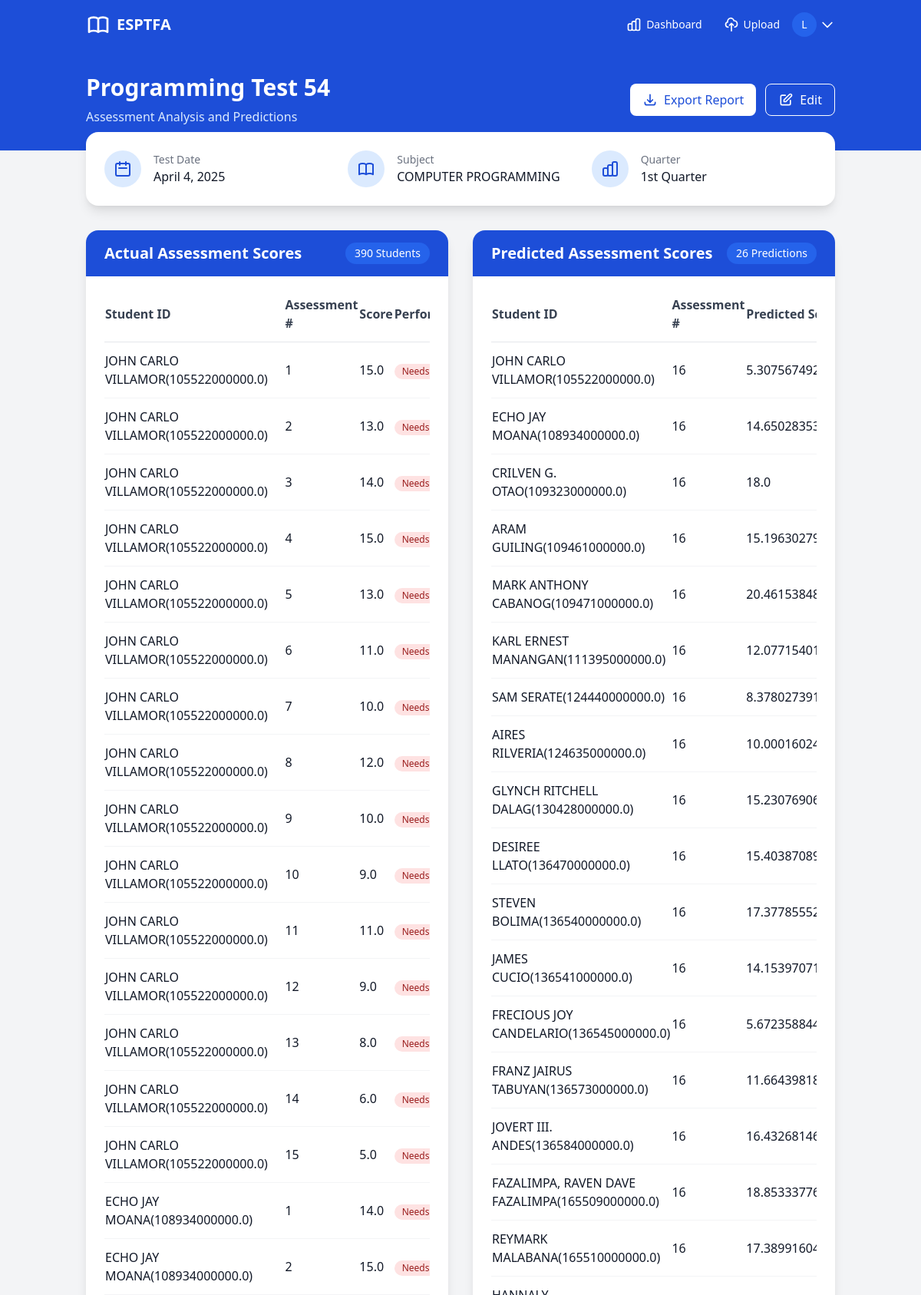
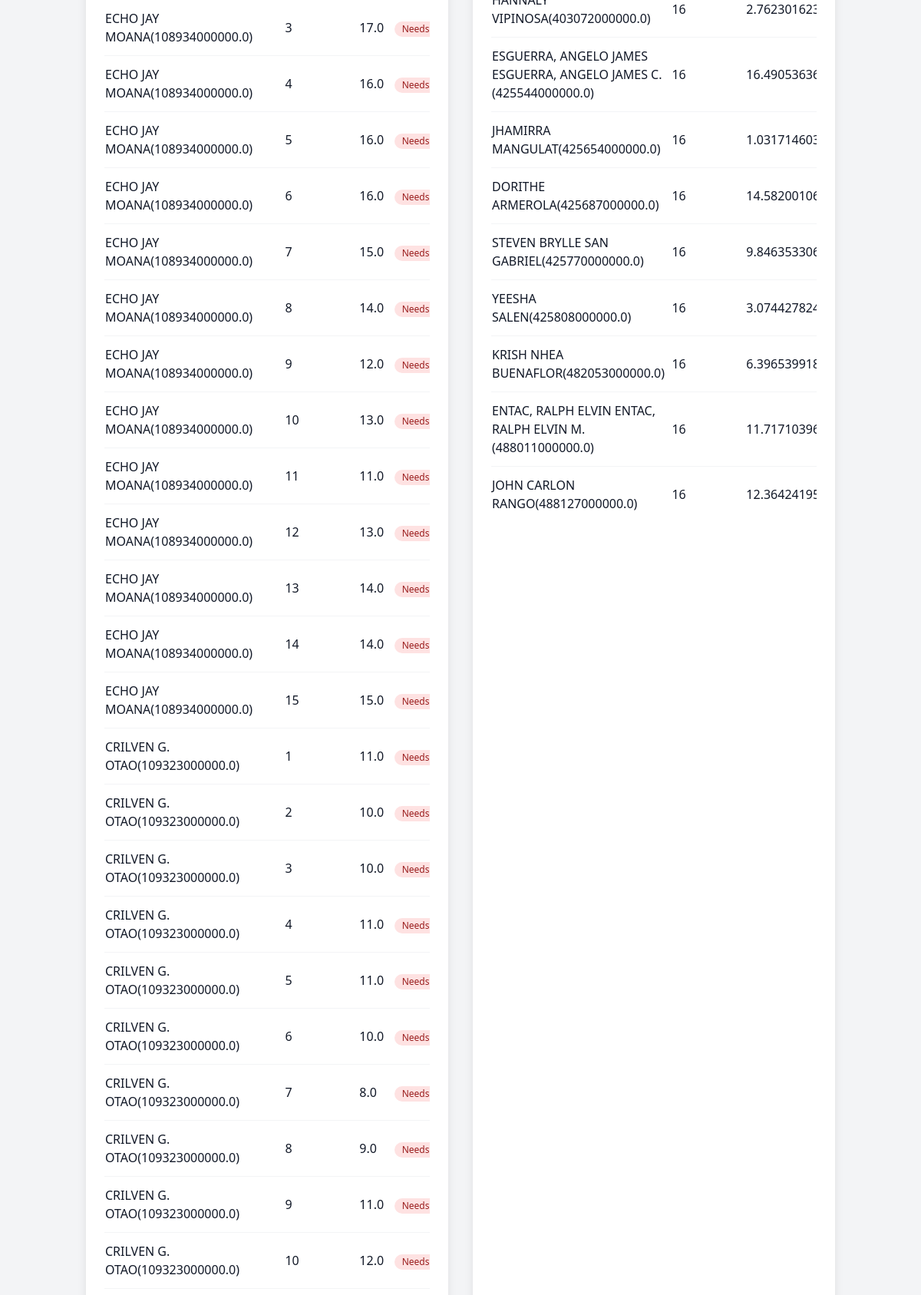
The page /formative-assessments/136/ (signed in, upper part) on the database its author committed (2 pictures, top to bottom).
### Test_Management/models.py (models this page shows, shortened)
class AnalysisDocument(models.Model):
    analysis_document_id = models.AutoField(unique=True, primary_key=True)
    analysis_doc_title = models.CharField(max_length=100)
    quarter = models.ForeignKey(Quarter, on_delete=models.CASCADE, null=True)
    subject = models.ForeignKey(Subject, on_delete=models.CASCADE, null=True)
    upload_date = models.DateTimeField(auto_now_add=True)
    test_start_date = models.DateField(null=True)
    analysis_doc = models.FileField(upload_to='analysis_documents/')
    teacher_id = models.ForeignKey(Teacher, on_delete=models.CASCADE)
    section_id = models.ForeignKey(Section, on_delete=models.CASCADE)

class Subject(models.Model):
    subject_id = models.AutoField(unique=True, primary_key=True)
    subject_name = models.CharField(max_length=100)
    def __str__(self):
        return self.subject_name

class Quarter(models.Model):
    quarter_id = models.AutoField(unique=True, primary_key=True)
    quarter_name = models.CharField(max_length=20)
    def __str__(self):
        return self.quarter_name

class FormativeAssessmentScore(models.Model):
    formative_assessment_score_id = models.AutoField(unique=True, primary_key=True)
    analysis_document = models.ForeignKey(AnalysisDocument, on_delete=models.CASCADE, null=True)
    student_id = models.ForeignKey(Student, on_delete=models.CASCADE)
    score = models.FloatField()
    date = models.DateField(auto_now_add=True)
    formative_assessment_number = models.CharField(max_length=5)

class Student(models.Model):
    student_id = models.CharField(unique=True, primary_key=True, max_length=20)
    first_name = models.CharField(max_length=100)
    last_name = models.CharField(max_length=100)
    section = models.CharField(max_length=100, null=True)
    def __str__(self):
        return f"{self.first_name} {self.last_name}({self.student_id})"

### Test_Management/views.py (the view)
class FormativeAssessmentDetailView(LoginRequiredMixin, DetailView):
    model = AnalysisDocument
    template_name = "analysis_doc_detail.html"
    context_object_name = "document"
    pk_url_kwarg = "pk"
    def get_context_data(self, **kwargs):
        context = super().get_context_data(**kwargs)
        document = self.get_object()
        context["assessments"] = FormativeAssessmentScore.objects.filter(
            analysis_document=document)
        context["predictions"] = PredictedScore.objects.filter(
            analysis_document=document)
        context["test_topics"] = TestTopicMapping.objects.filter(
            analysis_document=document).order_by('test_number')
        test_topic_dict = {
            mapping.test_number: mapping.topic.topic_name
            for mapping in context["test_topics"]
        }
        context["test_topic_dict"] = test_topic_dict
        return context

### Test_Management/templates/analysis_doc_detail.html (shortened to what this page needs)
{% extends "base.html" %}
{% block content %}
<div class="bg-gray-100 min-h-screen pb-12">
    <div class="bg-blue-700 text-white py-8">
        <div class="container mx-auto px-6">
            <div class="flex flex-col md:flex-row md:items-center md:justify-between">
                <div>
                    <h1 class="text-2xl md:text-3xl font-bold">{{ document.analysis_doc_title }}</h1>
                    <p class="text-blue-100 mt-2">Assessment Analysis and Predictions</p>
                </div>
                <div class="mt-4 md:mt-0 flex space-x-3">
                    <button
                        class="inline-flex items-center px-4 py-2 bg-white text-blue-700 font-medium rounded-lg hover:bg-blue-50 transition-colors">
                        <svg xmlns="http://www.w3.org/2000/svg" class="h-5 w-5 mr-2" fill="none" viewBox="0 0 24 24"
                            stroke="currentColor">
                            <path stroke-linecap="round" stroke-linejoin="round" stroke-width="2"
                                d="M4 16v1a3 3 0 003 3h10a3 3 0 003-3v-1m-4-4l-4 4m0 0l-4-4m4 4V4" />
                        </svg>
                        Export Report
                    </button>
                    <button
                        class="inline-flex items-center px-4 py-2 border border-white text-white font-medium rounded-lg hover:bg-white hover:text-blue-700 transition-colors">
                        <svg xmlns="http://www.w3.org/2000/svg" class="h-5 w-5 mr-2" fill="none" viewBox="0 0 24 24"
                            stroke="currentColor">
                            <path stroke-linecap="round" stroke-linejoin="round" stroke-width="2"
                                d="M11 5H6a2 2 0 00-2 2v11a2 2 0 002 2h11a2 2 0 002-2v-5m-1.414-9.414a2 2 0 112.828 2.828L11.828 15H9v-2.828l8.586-8.586z" />
                        </svg>
                        Edit
                    </button>
                </div>
            </div>
        </div>
    </div>
    <div class="container mx-auto px-6">
        <div class="bg-white rounded-2xl shadow-lg p-6 -mt-6">
            <div class="grid grid-cols-1 md:grid-cols-3 gap-6">
                <div class="flex items-center">
                    <div class="w-12 h-12 rounded-full bg-blue-100 flex items-center justify-center mr-4">
                        <svg xmlns="http://www.w3.org/2000/svg" class="h-6 w-6 text-blue-700" fill="none"
                            viewBox="0 0 24 24" stroke="currentColor">
                            <path stroke-linecap="round" stroke-linejoin="round" stroke-width="2"
                                d="M8 7V3m8 4V3m-9 8h10M5 21h14a2 2 0 002-2V7a2 2 0 00-2-2H5a2 2 0 00-2 2v12a2 2 0 002 2z" />
                        </svg>
                    </div>
                    <div>
                        <p class="text-sm text-gray-500">Test Date</p>
                        <p class="font-medium text-gray-900">{{ document.test_start_date }}</p>
                    </div>
                </div>
                <div class="flex items-center">
                    <div class="w-12 h-12 rounded-full bg-blue-100 flex items-center justify-center mr-4">
                    </div>
                    <div>
                        <p class="text-sm text-gray-500">Subject</p>
                        <p class="font-medium text-gray-900">{{ document.subject }}</p>
                    </div>
                </div>
                <div class="flex items-center">
                    <div class="w-12 h-12 rounded-full bg-blue-100 flex items-center justify-center mr-4">
                    </div>
                    <div>
                        <p class="text-sm text-gray-500">Quarter</p>
                        <p class="font-medium text-gray-900">{{ document.quarter }}</p>
                    </div>
                </div>
            </div>
        </div>
    </div>
    <div class="container mx-auto px-6 mt-8">
        <div class="grid grid-cols-1 lg:grid-cols-2 gap-8">
            <div class="bg-white rounded-2xl shadow-lg overflow-hidden">
                <div class="bg-blue-700 px-6 py-4 flex justify-between items-center">
                    <h2 class="text-xl font-semibold text-white">Actual Assessment Scores</h2>
                    <span class="bg-blue-600 text-white text-sm px-3 py-1 rounded-full">
                        {{ assessments|length }} Students
                    </span>
                </div>
                <div class="p-6">
                    <div class="overflow-x-auto">
                        <table class="w-full">
                            <thead>
                                <tr class="text-left border-b border-gray-200">
                                    <th class="pb-3 font-semibold text-gray-700">Student ID</th>
                                    <th class="pb-3 font-semibold text-gray-700">Assessment #</th>
                                    <th class="pb-3 font-semibold text-gray-700">Score</th>
                                    <th class="pb-3 font-semibold text-gray-700">Performance</th>
                                </tr>
                            </thead>
                            <tbody class="divide-y divide-gray-100">
                                {% for assessment in assessments %}
                                <tr class="hover:bg-gray-50">
                                    <td class="py-3 text-gray-900">{{ assessment.student_id }}</td>
                                    <td class="py-3 text-gray-900">{{ assessment.formative_assessment_number }}</td>
                                    <td class="py-3 font-medium text-gray-900">{{ assessment.score }}</td>
                                    <td class="py-3">
                                        {% if assessment.score >= 90 %}
                                        <span
                                            class="inline-flex items-center px-2.5 py-0.5 rounded-full text-xs font-medium bg-green-100 text-green-800">
                                            Excellent
                                        </span>
                                        {% elif assessment.score >= 80 %}
                                        <span
                                            class="inline-flex items-center px-2.5 py-0.5 rounded-full text-xs font-medium bg-blue-100 text-blue-800">
                                            Good
                                        </span>
                                        {% elif assessment.score >= 70 %}
                                        <span
                                            class="inline-flex items-center px-2.5 py-0.5 rounded-full text-xs font-medium bg-yellow-100 text-yellow-800">
                                            Average
                                        </span>
                                        {% else %}
                                        <span
                                            class="inline-flex items-center px-2.5 py-0.5 rounded-full text-xs font-medium bg-red-100 text-red-800">
                                            Needs Help
                                        </span>
                                        {% endif %}
                                    </td>
                                </tr>
                                {% empty %}
                                <tr>
                                    <td colspan="4" class="py-4 text-center text-gray-500">No assessments available.
                                    </td>
                                </tr>
                                {% endfor %}
                            </tbody>
                        </table>
                    </div>
                </div>
            </div>
            <div class="bg-white rounded-2xl shadow-lg overflow-hidden">
                <div class="bg-blue-700 px-6 py-4 flex justify-between items-center">
                    <h2 class="text-xl font-semibold text-white">Predicted Assessment Scores</h2>
                    <span class="bg-blue-600 text-white text-sm px-3 py-1 rounded-full">
                    </span>
                </div>
                <div class="p-6">
                    <div class="overflow-x-auto">
                        <table class="w-full">
                            <thead>
                                <tr class="text-left border-b border-gray-200">
                                    <th class="pb-3 font-semibold text-gray-700">Student ID</th>
                                    <th class="pb-3 font-semibold text-gray-700">Assessment #</th>
                                    <th class="pb-3 font-semibold text-gray-700">Predicted Score</th>
                                </tr>
                            </thead>
                            <tbody class="divide-y divide-gray-100">
                                {% for prediction in predictions %}
                                <tr class="hover:bg-gray-50">
                                    <td class="py-3 text-gray-900">{{ prediction.student_id }}</td>
                                    <td class="py-3 text-gray-900">{{ prediction.formative_assessment_number }}</td>
                                    <td class="py-3 font-medium text-gray-900">{{ prediction.score }}</td>
                                </tr>
                                {% empty %}
                                <tr>
                                    <td colspan="4" class="py-4 text-center text-gray-500">No predictions available.
                                    </td>
                                </tr>
                                {% endfor %}
                            </tbody>
                        </table>
                    </div>
                </div>
            </div>
        </div>
    </div>
</div>
{% endblock %}

### templates/navbar.html (shortened to what this page needs)
<nav class="bg-blue-700 shadow-md">
    <div class="container mx-auto px-6">
        <div class="flex justify-between items-center h-16">
            <div class="flex items-center">
                <a href="{% url 'home' %}" class="flex items-center">
                    <span class="ml-2 text-xl font-bold text-white">ESPTFA</span>
                </a>
            </div>
            <div class="hidden md:flex items-center space-x-1">
                {% if user.is_authenticated %}
                <a href="{% url 'formative_assessment_dashboard' %}"
                    class="flex items-center px-3 py-2 rounded-md text-sm font-medium text-white hover:bg-blue-600 transition-colors">
                    Dashboard
                </a>
                <a href="{% url 'upload_document' %}"
                    class="flex items-center px-3 py-2 rounded-md text-sm font-medium text-white hover:bg-blue-600 transition-colors">
                    <svg xmlns="http://www.w3.org/2000/svg" class="h-5 w-5 mr-1.5" fill="none" viewBox="0 0 24 24"
                        stroke="currentColor">
                        <path stroke-linecap="round" stroke-linejoin="round" stroke-width="2"
                            d="M7 16a4 4 0 01-.88-7.903A5 5 0 1115.9 6L16 6a5 5 0 011 9.9M15 13l-3-3m0 0l-3 3m3-3v12" />
                    </svg>
                    Upload
                </a>
                <div class="relative ml-3" x-data="{ open: false }">
                    <div>
                        <button type="button"
                            class="flex items-center max-w-xs text-sm rounded-full focus:outline-none focus:ring-2 focus:ring-offset-2 focus:ring-offset-blue-600 focus:ring-white"
                            id="user-menu-button" @click="open = !open">
                            <div
                                class="h-8 w-8 rounded-full bg-blue-600 flex items-center justify-center text-white font-medium">
                                {{ user.username|slice:":1"|upper }}
                            </div>
                            <svg xmlns="http://www.w3.org/2000/svg" class="h-5 w-5 text-white ml-1" fill="none"
                                viewBox="0 0 24 24" stroke="currentColor">
                                <path stroke-linecap="round" stroke-linejoin="round" stroke-width="2"
                                    d="M19 9l-7 7-7-7" />
                            </svg>
                        </button>
                    </div>
                </div>
                {% endif %}
            </div>
        </div>
    </div>
</nav>

### rows shown on the page
AnalysisDocument: analysis_doc_title "Programming Test 54", test_start_date "April 4, 2025", subject "COMPUTER PROGRAMMING", quarter "1st Quarter"
FormativeAssessmentScore: student_id "JOHN CARLO VILLAMOR(105522000000.0)", formative_assessment_number "1", score "15.0", shows "Needs…"
FormativeAssessmentScore: student_id "JOHN CARLO VILLAMOR(105522000000.0)", formative_assessment_number "2", score "13.0", shows "Needs…"
FormativeAssessmentScore: student_id "JOHN CARLO VILLAMOR(105522000000.0)", formative_assessment_number "3", score "14.0", shows "Needs…"
FormativeAssessmentScore: student_id "JOHN CARLO VILLAMOR(105522000000.0)", formative_assessment_number "4", score "15.0", shows "Needs…"
FormativeAssessmentScore: student_id "JOHN CARLO VILLAMOR(105522000000.0)", formative_assessment_number "5", score "13.0", shows "Needs…"
FormativeAssessmentScore: student_id "JOHN CARLO VILLAMOR(105522000000.0)", formative_assessment_number "6", score "11.0", shows "Needs…"
FormativeAssessmentScore: student_id "JOHN CARLO VILLAMOR(105522000000.0)", formative_assessment_number "7", score "10.0", shows "Needs…"
FormativeAssessmentScore: student_id "JOHN CARLO VILLAMOR(105522000000.0)", formative_assessment_number "8", score "12.0", shows "Needs…"
FormativeAssessmentScore: student_id "JOHN CARLO VILLAMOR(105522000000.0)", formative_assessment_number "9", score "10.0", shows "Needs…"
FormativeAssessmentScore: student_id "JOHN CARLO VILLAMOR(105522000000.0)", formative_assessment_number "10", score "9.0", shows "Needs…"
FormativeAssessmentScore: student_id "JOHN CARLO VILLAMOR(105522000000.0)", formative_assessment_number "11", score "11.0", shows "Needs…"
FormativeAssessmentScore: student_id "JOHN CARLO VILLAMOR(105522000000.0)", formative_assessment_number "12", score "9.0", shows "Needs…"
FormativeAssessmentScore: student_id "JOHN CARLO VILLAMOR(105522000000.0)", formative_assessment_number "13", score "8.0", shows "Needs…"
FormativeAssessmentScore: student_id "JOHN CARLO VILLAMOR(105522000000.0)", formative_assessment_number "14", score "6.0", shows "Needs…"
FormativeAssessmentScore: student_id "JOHN CARLO VILLAMOR(105522000000.0)", formative_assessment_number "15", score "5.0", shows "Needs…"
FormativeAssessmentScore: student_id "ECHO JAY MOANA(108934000000.0)", formative_assessment_number "1", score "14.0", shows "Needs…"
FormativeAssessmentScore: student_id "ECHO JAY MOANA(108934000000.0)", formative_assessment_number "2", score "15.0", shows "Needs…"
FormativeAssessmentScore: student_id "ECHO JAY MOANA(108934000000.0)", formative_assessment_number "3", score "17.0", shows "Needs…"
FormativeAssessmentScore: student_id "ECHO JAY MOANA(108934000000.0)", formative_assessment_number "4", score "16.0", shows "Needs…"
FormativeAssessmentScore: student_id "ECHO JAY MOANA(108934000000.0)", formative_assessment_number "5", score "16.0", shows "Needs…"
FormativeAssessmentScore: student_id "ECHO JAY MOANA(108934000000.0)", formative_assessment_number "6", score "16.0", shows "Needs…"
FormativeAssessmentScore: student_id "ECHO JAY MOANA(108934000000.0)", formative_assessment_number "7", score "15.0", shows "Needs…"
FormativeAssessmentScore: student_id "ECHO JAY MOANA(108934000000.0)", formative_assessment_number "8", score "14.0", shows "Needs…"
FormativeAssessmentScore: student_id "ECHO JAY MOANA(108934000000.0)", formative_assessment_number "9", score "12.0", shows "Needs…"
FormativeAssessmentScore: student_id "ECHO JAY MOANA(108934000000.0)", formative_assessment_number "10", score "13.0", shows "Needs…"
FormativeAssessmentScore: student_id "ECHO JAY MOANA(108934000000.0)", formative_assessment_number "11", score "11.0", shows "Needs…"
FormativeAssessmentScore: student_id "ECHO JAY MOANA(108934000000.0)", formative_assessment_number "12", score "13.0", shows "Needs…"
FormativeAssessmentScore: student_id "ECHO JAY MOANA(108934000000.0)", formative_assessment_number "13", score "14.0", shows "Needs…"
FormativeAssessmentScore: student_id "ECHO JAY MOANA(108934000000.0)", formative_assessment_number "14", score "14.0", shows "Needs…"
FormativeAssessmentScore: student_id "ECHO JAY MOANA(108934000000.0)", formative_assessment_number "15", score "15.0", shows "Needs…"
FormativeAssessmentScore: student_id "CRILVEN G. OTAO(109323000000.0)", formative_assessment_number "1", score "11.0", shows "Needs…"
FormativeAssessmentScore: student_id "CRILVEN G. OTAO(109323000000.0)", formative_assessment_number "2", score "10.0", shows "Needs…"
FormativeAssessmentScore: student_id "CRILVEN G. OTAO(109323000000.0)", formative_assessment_number "3", score "10.0", shows "Needs…"
FormativeAssessmentScore: student_id "CRILVEN G. OTAO(109323000000.0)", formative_assessment_number "4", score "11.0", shows "Needs…"
FormativeAssessmentScore: student_id "CRILVEN G. OTAO(109323000000.0)", formative_assessment_number "5", score "11.0", shows "Needs…"
FormativeAssessmentScore: student_id "CRILVEN G. OTAO(109323000000.0)", formative_assessment_number "6", score "10.0", shows "Needs…"
FormativeAssessmentScore: student_id "CRILVEN G. OTAO(109323000000.0)", formative_assessment_number "7", score "8.0", shows "Needs…"
FormativeAssessmentScore: student_id "CRILVEN G. OTAO(109323000000.0)", formative_assessment_number "8", score "9.0", shows "Needs…"
FormativeAssessmentScore: student_id "CRILVEN G. OTAO(109323000000.0)", formative_assessment_number "9", score "11.0", shows "Needs…"
FormativeAssessmentScore: student_id "CRILVEN G. OTAO(109323000000.0)", formative_assessment_number "10", score "12.0", shows "Needs…"

### other values the page prints
{{ user.username|slice:":1"|upper }} "L"
{{ assessments|length }} "390"
